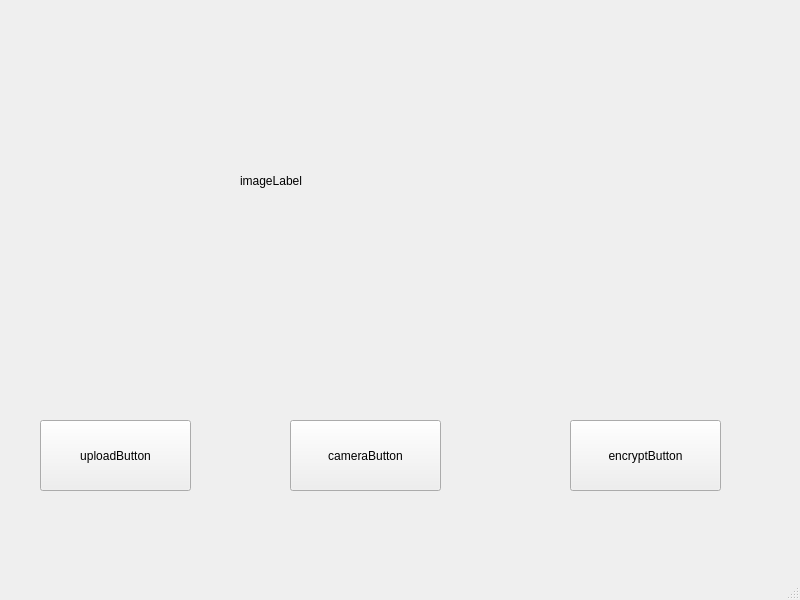
<?xml version="1.0" encoding="UTF-8"?>
<ui version="4.0">
 <class>MainWindow</class>
 <widget class="QMainWindow" name="MainWindow">
  <property name="geometry">
   <rect>
    <x>0</x>
    <y>0</y>
    <width>800</width>
    <height>600</height>
   </rect>
  </property>
  <property name="windowTitle">
   <string>MainWindow</string>
  </property>
  <widget class="QWidget" name="centralwidget">
   <widget class="QLabel" name="imageLabel">
    <property name="geometry">
     <rect>
      <x>240</x>
      <y>70</y>
      <width>301</width>
      <height>221</height>
     </rect>
    </property>
    <property name="text">
     <string>imageLabel</string>
    </property>
   </widget>
   <widget class="QPushButton" name="uploadButton">
    <property name="geometry">
     <rect>
      <x>40</x>
      <y>420</y>
      <width>151</width>
      <height>71</height>
     </rect>
    </property>
    <property name="text">
     <string>uploadButton</string>
    </property>
   </widget>
   <widget class="QPushButton" name="cameraButton">
    <property name="geometry">
     <rect>
      <x>290</x>
      <y>420</y>
      <width>151</width>
      <height>71</height>
     </rect>
    </property>
    <property name="text">
     <string>cameraButton</string>
    </property>
   </widget>
   <widget class="QPushButton" name="encryptButton">
    <property name="geometry">
     <rect>
      <x>570</x>
      <y>420</y>
      <width>151</width>
      <height>71</height>
     </rect>
    </property>
    <property name="text">
     <string>encryptButton</string>
    </property>
   </widget>
  </widget>
  <widget class="QMenuBar" name="menubar">
   <property name="geometry">
    <rect>
     <x>0</x>
     <y>0</y>
     <width>800</width>
     <height>23</height>
    </rect>
   </property>
  </widget>
  <widget class="QStatusBar" name="statusbar"/>
 </widget>
 <resources/>
 <connections/>
</ui>
